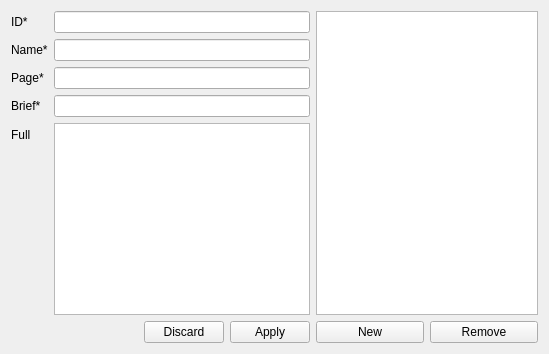
          <widget class="QWidget" name="race_rulesTab">
           <attribute name="title">
            <string>Rules</string>
           </attribute>
           <layout class="QHBoxLayout" name="horizontalLayout_2">
            <item>
             <layout class="QFormLayout" name="race_ruleForm">
              <property name="fieldGrowthPolicy">
               <enum>QFormLayout::ExpandingFieldsGrow</enum>
              </property>
              <item row="0" column="1">
               <widget class="QLineEdit" name="race_rule_idEdit"/>
              </item>
              <item row="1" column="0">
               <widget class="QLabel" name="race_rule_nameLabel">
                <property name="text">
                 <string>Name*</string>
                </property>
               </widget>
              </item>
              <item row="1" column="1">
               <widget class="QLineEdit" name="race_rule_nameEdit"/>
              </item>
              <item row="0" column="0">
               <widget class="QLabel" name="race_rule_idLabel">
                <property name="text">
                 <string>ID*</string>
                </property>
               </widget>
              </item>
              <item row="2" column="0">
               <widget class="QLabel" name="race_rule_pageLabel">
                <property name="text">
                 <string>Page*</string>
                </property>
               </widget>
              </item>
              <item row="2" column="1">
               <widget class="QLineEdit" name="race_rule_pageEdit"/>
              </item>
              <item row="3" column="0">
               <widget class="QLabel" name="race_rule_briefLabel">
                <property name="text">
                 <string>Brief*</string>
                </property>
               </widget>
              </item>
              <item row="3" column="1">
               <widget class="QLineEdit" name="race_rule_briefEdit"/>
              </item>
              <item row="4" column="0">
               <widget class="QLabel" name="race_rule_fullLabel">
                <property name="text">
                 <string>Full</string>
                </property>
               </widget>
              </item>
              <item row="4" column="1">
               <widget class="RefPlainTextEdit" name="race_rule_fullEdit"/>
              </item>
              <item row="5" column="1">
               <widget class="QDialogButtonBox" name="race_ruleSaveBox">
                <property name="standardButtons">
                 <set>QDialogButtonBox::Apply|QDialogButtonBox::Discard</set>
                </property>
               </widget>
              </item>
             </layout>
            </item>
            <item>
             <layout class="QVBoxLayout" name="race_rulesVBox">
              <item>
               <widget class="QListWidget" name="race_ruleList">
                <property name="sizePolicy">
                 <sizepolicy hsizetype="Maximum" vsizetype="Expanding">
                  <horstretch>0</horstretch>
                  <verstretch>0</verstretch>
                 </sizepolicy>
                </property>
                <property name="maximumSize">
                 <size>
                  <width>222</width>
                  <height>16777215</height>
                 </size>
                </property>
               </widget>
              </item>
              <item>
               <layout class="QHBoxLayout" name="race_ruleListActionBox">
                <item>
                 <widget class="QPushButton" name="race_ruleNewButton">
                  <property name="text">
                   <string>New</string>
                  </property>
                  <property name="icon">
                   <iconset resource="../../../libwar/resources/images.qrc">
                    <normaloff>:/icons/list-add.png</normaloff>:/icons/list-add.png</iconset>
                  </property>
                 </widget>
                </item>
                <item>
                 <widget class="QPushButton" name="race_ruleRemoveButton">
                  <property name="text">
                   <string>Remove</string>
                  </property>
                  <property name="icon">
                   <iconset resource="../../../libwar/resources/images.qrc">
                    <normaloff>:/icons/list-remove.png</normaloff>:/icons/list-remove.png</iconset>
                  </property>
                 </widget>
                </item>
               </layout>
              </item>
             </layout>
            </item>
           </layout>
          </widget>
